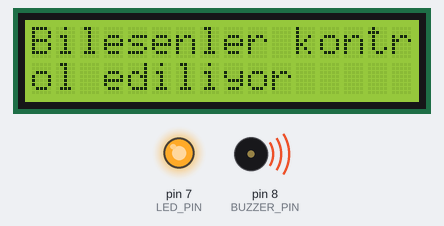
This sketch was run on a simulated Arduino Uno, built with avr-gcc and run on an emulated ATmega328P. On the bench: 16×2 character LCD, output pins drawn as LEDs (lit = HIGH), buzzer (waves = sounding, pin HIGH). Dashed ring = blinking. EEPROM starts erased.

Above: at 8.2 s.
At 16.1 s:
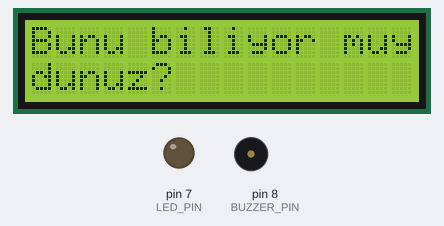
At 23.9 s:
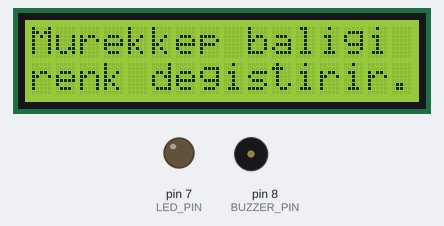
At 37.2 s:
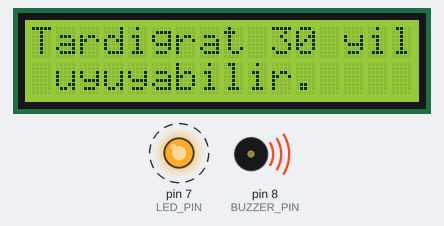
Timing chart, 0 to 40.0 s (numbered marks = the images above):
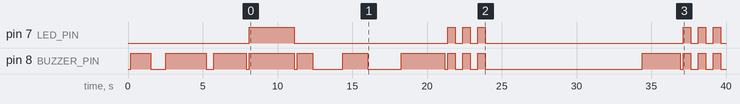

Measured:
- by itself, pin 7 (LED_PIN): HIGH → LOW at 11.1 s, → HIGH 10.3 s later, → LOW 0.50 s later, → HIGH 0.50 s later, … (13 changes in this stretch)
- by itself, pin 8 (BUZZER_PIN): HIGH → LOW at 1.5 s, → HIGH 1.0 s later, → LOW 2.7 s later, → HIGH 0.50 s later, … (27 changes in this stretch)
- what the display in image 0 shows lasts 3.5 s, from 7.8 s to 11.3 s
- what the display in image 1 shows lasts 2.4 s, from 15.9 s to 18.3 s

The sketch:

project-b-v0.1.ino
```cpp
/*
my second arduino project
GOAL: making an autonomous arduino code that gives you information about biology
written by tuana
*/
#include <Wire.h>
#include <LiquidCrystal_I2C.h>
#include <EEPROM.h> // make sure to use the right EEPROM lib for arduino otherwise it might break

#define DELAY_TIME 10000 // question timeout
#define BUZZER_PIN 8
#define LED_PIN 7
#define FACT_COUNT 32 // total facts (32 facts, thats a lot! :D)
// RAM ADDRESSES
#define CURRENT_INDEX_ADDR 33 // current fact goes to this address in eeprom for some purpose
#define INIT_FLAG_ADDR 34 // flag addr for initing eeprom once

LiquidCrystal_I2C lcd(0x27, 16, 2); // lcd screen
// some variables that we need
const char* header = "Bunu biliyor muydunuz?"; // header, shows on startup once
String question = ""; // store the fact here to display and some other purposes
unsigned long int timer = 0; // timer! why not delay? because MY CODE STRUCTURE FUCKING SUCKS!
bool writeAnimation = true;
bool writeSound = true;

void(* resetFunc) (void) = 0; // reset arduino function (dunno how it works exactly. ai gave it to me.)

bool canWriteAnimation() {
  return writeAnimation;
}

bool canWriteSound() {
  return writeSound;
}

void setWriteAnimation(bool value) {
  writeAnimation = value;
}

void setWriteSound(bool value) {
  writeSound = value;
}

void handleIR(){
  // nah, im lazy
}

/* ========== Buzzer & LED ========== */
void playBuzzer(bool on = true) {
  digitalWrite(BUZZER_PIN, on); // pretty simple thx to C
}

void setup() {
  if (EEPROM.read(INIT_FLAG_ADDR) != 0xAA) { // check if eeprom isnt initalized
    initEEPROMAddresses(); // initalize eeprom
    EEPROM.update(INIT_FLAG_ADDR, 0xAA); // flagging to prevent data loss each start
  }

  pinMode(BUZZER_PIN, OUTPUT); // set BUZZER_PIN as an output pin
  pinMode(LED_PIN, OUTPUT); // bruh i should make a function for pinMode calls
  // *== COMPONENT CONTROL ==*
  lcd.init(); // initing lcd
  lcd.backlight(); // turn on lcd backlight
  parsePrint("The Ilginc Bilgies project", 50);
  delay(1000);
  parsePrint("Made with wires by Tuanapi.", 100);
  delay(500);
  parsePrint("Bilesenler kontrol ediliyor",80);
  delay(200); // waiting 200ms
  // ON
  playBuzzer(true); // if user hears a sound -> OK!
  digitalWrite(LED_PIN, HIGH); // if user gets blinded by the LED -> OK!
  delay(3000); // keep them running for 3s
  // OFF
  playBuzzer(false);
  digitalWrite(LED_PIN, LOW);
  delay(200); // too many delays... im sick of them but too lazy to use millis()
  parsePrint("Lutfen bekleyiniz...", 50); // print each char at 50ms
  delay(2000); // wait 2s
  parsePrint(header, 75); // print the header text chars at 75ms
  delay(2250); // wait for 2.25s

  validateQuestion(); // (1) decides on which fact to show under some condition
  attentionSequence(); // (2) trying to get attention with some led and buzzer (it should work!!!)
  timer = millis(); // set the timer to the current time (not lazy to implement this, it is easy)
}

void loop() {
  if(millis() - timer >= DELAY_TIME) { // yup, pretty simple logic
    timer = millis();
    validateQuestion(); // (3) then decide on the question, again (if it is not the last question) (if the last question, it will be handled in validateQuestion function)
    attentionSequence(); // (4) and again, try to get ppl attention with this (if it is not the last question)
    // damn i called the same shits four times, i will call them with a function instead but later, exam comes first (unfortunately)
  }
  //handleIR(); not today
}

/* ========== LCD Helpers ========== */
void prettyPrint(String text, unsigned short time) { // prints text with a simple writing animation
  if(canWriteAnimation()){
    for (int j = 0; j < text.length(); j++) { // loop is very important, very good for dynamic values. basically spins every text length times then
      lcd.print(text[j]); //prints the character (thanks to that 16x2 lcd's nature we dont have to store the text somewhere each loop)
      playBuzzer(canWriteSound());
      delay(time); // then wait and it spins again
      playBuzzer(false);
      }
      return; // early return to not call the code block below
  }
  lcd.print(text); // if canWriteAnimation() is false this code runs :(
  playBuzzer(canWriteSound());
  delay(time);
  playBuzzer(false);
}

void parsePrint(String txt, unsigned short time) { // prettyPrint's sister
  lcd.clear(); // clear screen
  lcd.setCursor(0, 0); // set cursor to col 0, ln 0
  prettyPrint(txt.substring(0, 16), time); // print the first 0-16 characters on that col, ln
  if(txt.length() > 16){ // if it is longer than 16
    lcd.setCursor(0, 1); // set ln to 1
  prettyPrint(txt.substring(16, 32), time); // write the rest of the message (16-32 only)
  // you can see how beautiful this function is
  }
}

void writeLCD(String text, unsigned short time = 200) { // just an alias of parsePrint, why did i even code this?
  parsePrint(text, time); // you know the thing already (THE MOST BEAUTIFUL SHIT EVER (!))
}

/* ========== EEPROM Initialization ========== */
void initEEPROMAddresses() {
  for (int i = 0; i < FACT_COUNT; i++) { // spin FACT_COUNT times (0 is not in use, it is üvey evlat hbajdjhasgdfbjasef)
    EEPROM.update(i, i + 1); // 1 = 0x01, 2 = 0x02, 3 = 0x03 and so on
  }
  EEPROM.update(CURRENT_INDEX_ADDR, 0x00); // reset current fact
}

void attentionSequence() { // ladies and gentlemans look at the lcd screen plsssss
  for (int i = 0; i < 3; i++) { // as u see this loop spin 3 times and it does... absolutetly nothing (!)
    playBuzzer(true); // play buzzer
    digitalWrite(LED_PIN, HIGH); // light up the led
    delay(500); // waits 0.5s
    playBuzzer(false); // turn off buzzer
    digitalWrite(LED_PIN, LOW); // and the led as well
    delay(500); // once again, wait for 0.5s then the loop continues
  }
}

/* ========== Idle Mode ========== */
void idleMode() { // tuana mode (sleep mode) shuuhs
  writeLCD("Soru bulunamadi!Lutfen bekleyinz", 90);
  delay(200);
  for (int i = 0; i < 15; i++) { // spin 15 times
    lcd.backlight(); // turn on the backlight of the lcd
    playBuzzer(true); // play buzzer
    delay(300); // wait 0.3s
    lcd.noBacklight(); // turn off backlight
    playBuzzer(false); // and buzzer as weel
    delay(300); // wait for another 0.3s then loop continues again and again (until no electrictşy :]) update: im adding auto reset! so it spins 15 times only
  } // after loop finishes:
  lcd.backlight();
  writeLCD("Reset atiliyor..", 50);
  resetFunc();
}

/* ========== Question Logic ========== */
void validateQuestion() { // very important one, the heart of this project (erm aksualy actually it is the 9v battery but shusssh caktırmayın!)
  bool found = false; // flag for checking whether a fact is been found or not

  for (int i = 0; i < FACT_COUNT && !found; i++) { // spining FACT_COUNT times under a condition (if u look at second param u will see)
    byte val = EEPROM.read(i); // reading eeprom address i (smth dşfferebt each loop)
    if (val != 0xFF) { // checks if its null (impossible with my current code i suppose but anyway, i prfer having error handlers)
      switch (val) { // very smart move for saving up space from eeprom (its fkin 1kb like how tf can i fit 34099340kb in that thing)
        // AI GAVE ME THOSE INFORMATIONS - THEY MIGHT BE NOT CORRECT
        case 0x01: question = "Murekkep baligi renk degistirir."; break;
        case 0x02: question = "Tardigrat 30 yil uyuyabilir."; break;
        case 0x03: question = "Mantar plastikle beslenebilir."; break;
        case 0x04: question = "Denizanasi hic yaslanmaz."; break;
        case 0x05: question = "Vucut gunde 1L tukuruk uretir."; break;
        case 0x06: question = "Bakteri altin uretme yetenekli."; break;
        case 0x07: question = "Baliklar su altinda sarki soyler."; break;
        case 0x08: question = "Karinca mantar ciftligi kurar."; break;
        case 0x09: question = "Kurbaga mideyle dogum yapar."; break;
        case 0x0A: question = "Bitki muzikle hizli buyur."; break;
        case 0x0B: question = "Virus diger virusleri etkiler."; break;
        case 0x0C: question = "DNA'nin %8'i virus kodudur."; break;
        case 0x0D: question = "Bakteri uzayda yasayabilir."; break;
        case 0x0E: question = "Mantar radyasyonla beslenir."; break;
        case 0x0F: question = "Organizma super iletkendir."; break;
        case 0x10: question = "Vucut 300 milyar hucre uretir."; break;
        case 0x11: question = "Deniz canlisi isik uretir."; break;
        case 0x12: question = "Solucan bolunup cogalabilir."; break;
        case 0x13: question = "Bitki bocekleri sindirir."; break;
        case 0x14: question = "Beyin 20 watt ile calisir."; break;
        case 0x15: question = "Bakteri manyetik alan sezer."; break;
        case 0x16: question = "Yengec UV isigi algilar."; break;
        case 0x17: question = "Kuslar manyetik alan gorur."; break;
        case 0x18: question = "Vucutta 37T hucre bulunur."; break;
        case 0x19: question = "Mantar zombi bocek yaratir."; break;
        case 0x1A: question = "Balik karada yuruyebilir."; break;
        case 0x1B: question = "Organizma cam gibi seffaf."; break;
        case 0x1C: question = "Bakteri nukleer atik yer."; break;
        case 0x1D: question = "Bitki elektrikle iletisim kurar."; break;
        case 0x1E: question = "Virus kodu tersine cevirir."; break;
        case 0x1F: question = "Gozsuz canli gormeyi basarir."; break;
        case 0x20: question = "Organizma siviy azotta yasar."; break;
      }

      EEPROM.update(CURRENT_INDEX_ADDR, val); // with this we know where we are at even after resets. this just set addr CURRENT_INDEX_ADDR the current fact id
      EEPROM.update(i, 0xFF); // making it null so we wont use it again for now
      found = true; // and yh we founnd some gud shıt so we change this to true and loop breaks

      // if its the last question jst reset everything
      if (val == FACT_COUNT) {
        writeLCD(question, 90);
        delay(200);
        attentionSequence();
        delay(DELAY_TIME);
        initEEPROMAddresses(); // reset EEPROM slots
        resetFunc(); // restart Arduino
        return;
      }
    }
  }

  if (!found || question == "") { // check if no fact was found (might happen somehow, should catch whatever u can!)
    idleMode(); // No facts D:? goto tuana mode
  } else { // if found, act normal so others dont judge you (!)
    writeLCD(question, 90); // write the fact to the lcd
    delay(200);
  }

  /*
  written by tuana
  a school project
  */
}
```
